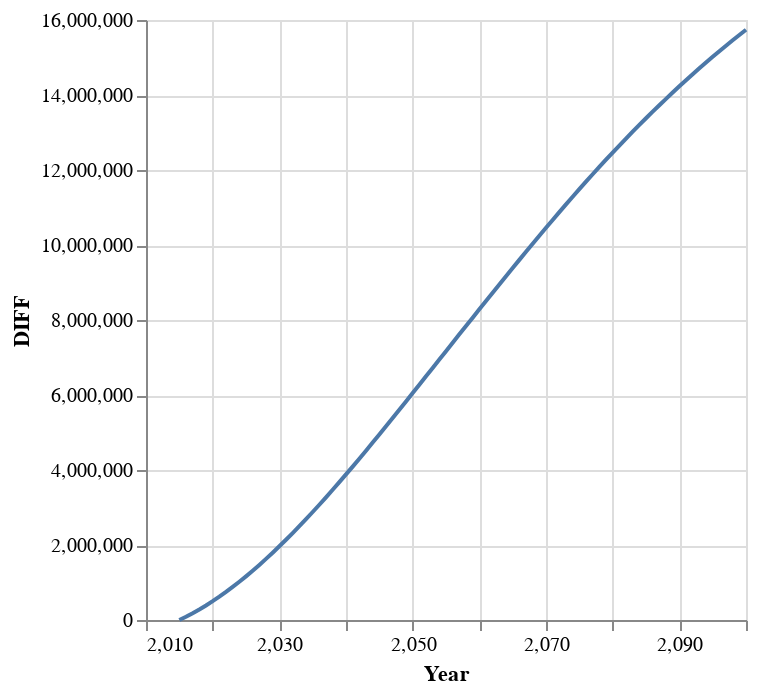

The notebook cell saved with this chart:
### Code cell
# difference between fundfair and fund in cumulative emissions since the graph above masks it out due 
# to scale

diffs = fundfairvals .- fundvals
DataFrame(:Year => Mimi.time_labels(m), :DIFF => diffs) |>
@vlplot(
    :line, 
    x = :Year,
    y = :DIFF,
)

### Figure 1 — Vega-Lite specification as saved in the notebook (floating-point values rounded to 4 significant figures)
{"data": {"values": [{"DIFF": 0, "Year": 2015}, {"DIFF": 86510.0, "Year": 2016}, {"DIFF": 180100.0, "Year": 2017}, {"DIFF": 280500.0, "Year": 2018}, {"DIFF": 387700.0, "Year": 2019}, {"DIFF": 501600.0, "Year": 2020}, {"DIFF": 621900.0, "Year": 2021}, {"DIFF": 748400.0, "Year": 2022}, {"DIFF": 881100.0, "Year": 2023}, {"DIFF": 1020000.0, "Year": 2024}, {"DIFF": 1164000.0, "Year": 2025}, {"DIFF": 1314000.0, "Year": 2026}, {"DIFF": 1469000.0, "Year": 2027}, {"DIFF": 1630000.0, "Year": 2028}, {"DIFF": 1795000.0, "Year": 2029}, {"DIFF": 1965000.0, "Year": 2030}, {"DIFF": 2140000.0, "Year": 2031}, {"DIFF": 2319000.0, "Year": 2032}, {"DIFF": 2502000.0, "Year": 2033}, {"DIFF": 2689000.0, "Year": 2034}, {"DIFF": 2880000.0, "Year": 2035}, {"DIFF": 3074000.0, "Year": 2036}, {"DIFF": 3271000.0, "Year": 2037}, {"DIFF": 3472000.0, "Year": 2038}, {"DIFF": 3676000.0, "Year": 2039}, {"DIFF": 3882000.0, "Year": 2040}, {"DIFF": 4091000.0, "Year": 2041}, {"DIFF": 4302000.0, "Year": 2042}, {"DIFF": 4516000.0, "Year": 2043}, {"DIFF": 4731000.0, "Year": 2044}, {"DIFF": 4948000.0, "Year": 2045}, {"DIFF": 5166000.0, "Year": 2046}, {"DIFF": 5386000.0, "Year": 2047}, {"DIFF": 5607000.0, "Year": 2048}, {"DIFF": 5829000.0, "Year": 2049}, {"DIFF": 6051000.0, "Year": 2050}, {"DIFF": 6274000.0, "Year": 2051}, {"DIFF": 6498000.0, "Year": 2052}, {"DIFF": 6722000.0, "Year": 2053}, {"DIFF": 6946000.0, "Year": 2054}, {"DIFF": 7170000.0, "Year": 2055}, {"DIFF": 7393000.0, "Year": 2056}, {"DIFF": 7617000.0, "Year": 2057}, {"DIFF": 7840000.0, "Year": 2058}, {"DIFF": 8063000.0, "Year": 2059}, {"DIFF": 8285000.0, "Year": 2060}, {"DIFF": 8507000.0, "Year": 2061}, {"DIFF": 8728000.0, "Year": 2062}, {"DIFF": 8948000.0, "Year": 2063}, {"DIFF": 9168000.0, "Year": 2064}, {"DIFF": 9386000.0, "Year": 2065}, {"DIFF": 9603000.0, "Year": 2066}, {"DIFF": 9819000.0, "Year": 2067}, {"DIFF": 10030000.0, "Year": 2068}, {"DIFF": 10250000.0, "Year": 2069}, {"DIFF": 10460000.0, "Year": 2070}, {"DIFF": 10670000.0, "Year": 2071}, {"DIFF": 10880000.0, "Year": 2072}, {"DIFF": 11080000.0, "Year": 2073}, {"DIFF": 11290000.0, "Year": 2074}, {"DIFF": 11490000.0, "Year": 2075}, {"DIFF": 11690000.0, "Year": 2076}, {"DIFF": 11890000.0, "Year": 2077}, {"DIFF": 12080000.0, "Year": 2078}, {"DIFF": 12270000.0, "Year": 2079}, {"DIFF": 12460000.0, "Year": 2080}, {"DIFF": 12650000.0, "Year": 2081}, {"DIFF": 12840000.0, "Year": 2082}, {"DIFF": 13020000.0, "Year": 2083}, {"DIFF": 13200000.0, "Year": 2084}, {"DIFF": 13380000.0, "Year": 2085}, {"DIFF": 13550000.0, "Year": 2086}, {"DIFF": 13730000.0, "Year": 2087}, {"DIFF": 13900000.0, "Year": 2088}, {"DIFF": 14070000.0, "Year": 2089}, {"DIFF": 14230000.0, "Year": 2090}, {"DIFF": 14390000.0, "Year": 2091}, {"DIFF": 14550000.0, "Year": 2092}, {"DIFF": 14710000.0, "Year": 2093}, {"DIFF": 14870000.0, "Year": 2094}, {"DIFF": 15020000.0, "Year": 2095}, {"DIFF": 15170000.0, "Year": 2096}, {"DIFF": 15310000.0, "Year": 2097}, {"DIFF": 15460000.0, "Year": 2098}, {"DIFF": 15600000.0, "Year": 2099}, {"DIFF": 15740000.0, "Year": 2100}]}, "encoding": {"x": {"field": "Year", "type": "quantitative"}, "y": {"field": "DIFF", "type": "quantitative"}}, "mark": "line"}
